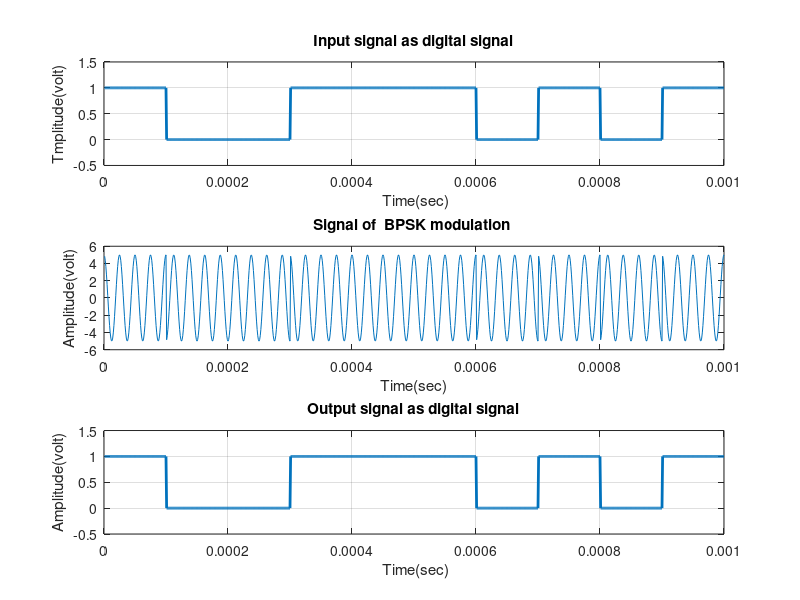
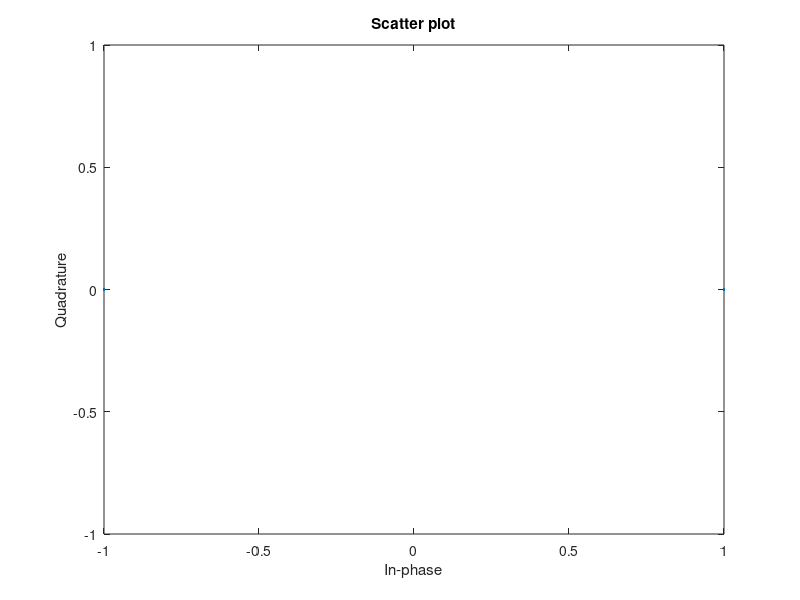

MATLAB code to generate these figures, in order:

clc;
clear all;
close all;
% Define transmitted signal
N=10; % Number of bits , size of transmitted signal x_inp=[x_1 x_2 ... x_N] 
x_inp= [1 0 0 1 1 1 0 1 0 1];  % binary signal 0 or 1 % message to be transmitted                               
Tb=0.0001; % bit period (second)   
%Represent input signal as digital signal
x_bit=[]; 
nb=100; % bbit/bit
for n=1:1:N   % 
    if x_inp(n)==1;  % 
       x_bitt=ones(1,nb);
    else x_inp(n)==0;
        x_bitt=zeros(1,nb);
    end
     x_bit=[x_bit x_bitt];
end
t1=Tb/nb:Tb/nb:nb*N*(Tb/nb); % time of the signal 
f1 = figure(1);
set(f1,'color',[1 1 1]);
subplot(3,1,1);
plot(t1,x_bit,'lineWidth',2);grid on;
axis([ 0 Tb*N -0.5 1.5]);
ylabel('Tmplitude(volt)');
xlabel(' Time(sec)');
title('Input signal as digital signal');
%Define BFSK Modulation
Ac=5;  % Amplitude of carrier signal
mc=4;  % fc>>fs fc=mc*fs fs=1/Tb
fc=mc*(1/Tb); % carrier frequency for bit 1
fi1=0; % carrier phase for bit 1
fi2=pi; % carrier phase for bit 0
t2=Tb/nb:Tb/nb:Tb;                 
t2L=length(t2);
x_mod=[];
for (i=1:1:N)
    if (x_inp(i)==1)
        x_mod0=Ac*cos(2*pi*fc*t2+fi1);%modulation signal with carrier signal 1
    else
        x_mod0=Ac*cos(2*pi*fc*t2+fi2);%modulation signal with carrier signal 2
    end
    x_mod=[x_mod x_mod0];
end
t3=Tb/nb:Tb/nb:Tb*N;
subplot(3,1,2);
plot(t3,x_mod);
xlabel('Time(sec)');
ylabel('Amplitude(volt)');
title('Signal of  BPSK modulation ');
% Transmitted signal x
x=x_mod;
%Channel model h and w
h=1; % Fading 
w=0; % Noise
%Received signal y
y=h.*x+w;
%Define BPSK Demodulation
y_dem=[];
for n=t2L:t2L:length(y)
  t=Tb/nb:Tb/nb:Tb;
  c=cos(2*pi*fc*t); % carrier siignal 
  y_dem0=c.*y((n-(t2L-1)):n);
  t4=Tb/nb:Tb/nb:Tb;
  z=trapz(t4,y_dem0); % intregation 
  A_dem=round((2*z/Tb));                                     
  if(A_dem>Ac/2) % logic level = Ac/2
    A=1;
  else
    A=0;
  end
  y_dem=[y_dem A];
end
x_out=y_dem; % output signal;
%Represent output signal as digital signal
xx_bit=[];
for n=1:length(x_out);
    if x_out(n)==1;
       xx_bitt=ones(1,nb);
    else x_out(n)==0;
        xx_bitt=zeros(1,nb);
    end
     xx_bit=[xx_bit xx_bitt];
end
t4=Tb/nb:Tb/nb:nb*length(x_out)*(Tb/nb);
subplot(3,1,3)
plot(t4,xx_bit,'LineWidth',2);grid on;
axis([ 0 Tb*length(x_out) -0.5 1.5]);
ylabel('Amplitude(volt)');
xlabel(' Time(sec)');
title('Output signal as digital signal');
z=rand(1,1000);
x=round(z);%generating random signal of 1000 bits
for i=1:length(x)%converting polar waveform
if x(i)==1
xmod(i)=1;
else
xmod(i)=-1;
end
end
scatterplot(xmod);
